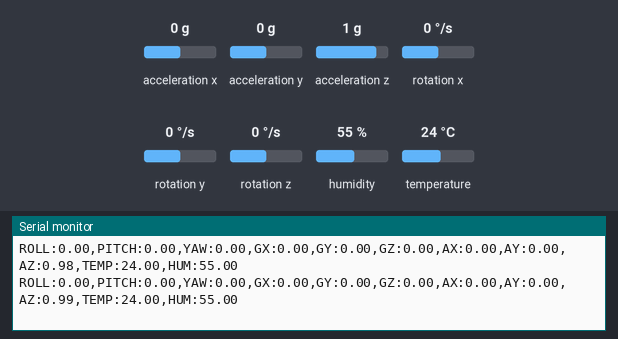
Recording of a sketch running on a simulated ESP32. Parts: the last lines printed to the serial monitor. Wiring (inferred from the names in the program): MPU-6050 motion sensor at I2C address 0x68. Inputs (shaded band) come from the test bench; at power-on: acceleration y 0 g, temperature 24 °C, acceleration x 0 g, acceleration z 1 g, rotation x 0 °/s, rotation y 0 °/s, rotation z 0 °/s, humidity 55 %.

Above: at 19.9 s.
20.0 s: acceleration y set to -1.4 g
At 21.1 s:
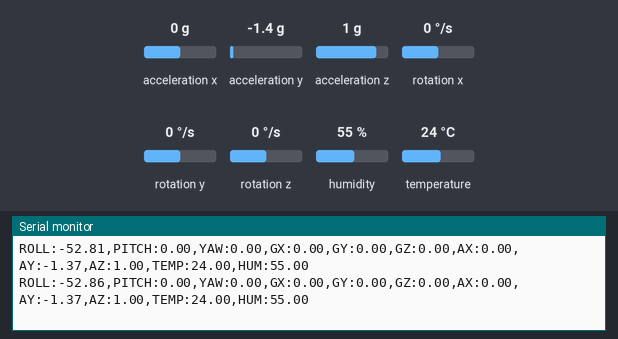
24.2 s: temperature set to 7 °C
At 25.1 s:
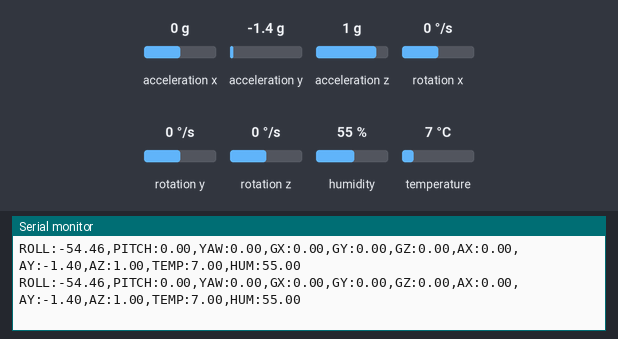
28.4 s: acceleration x set to -0.8 g
At 29.2 s:
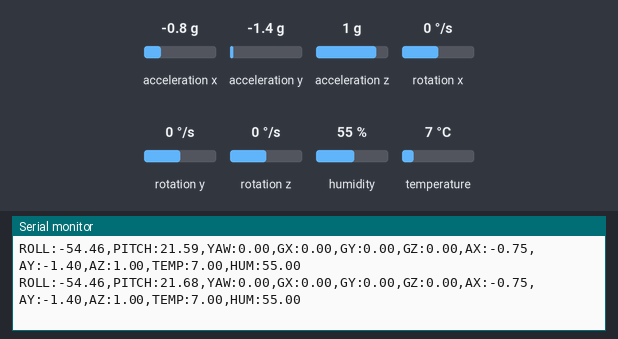
32.6 s: acceleration z set to -1.4 g
At 33.4 s:
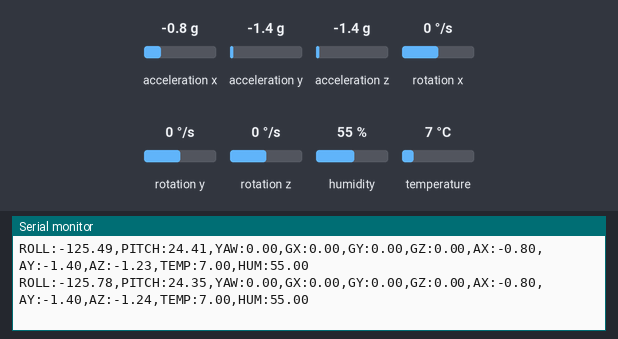
36.8 s: temperature set to 12 °C
At 37.8 s:
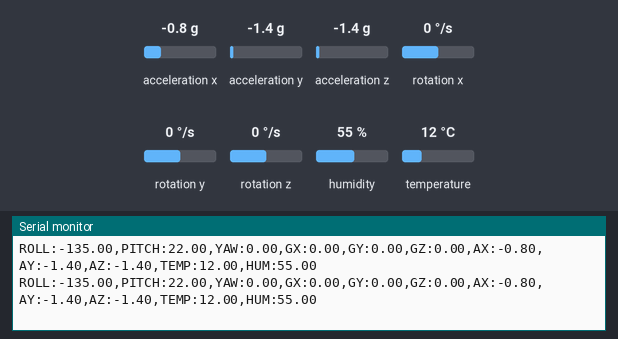
41.0 s: rotation x set to -192 °/s
Timing chart, 0 to 41.0 s (numbered marks = the images above; inputs shaded):
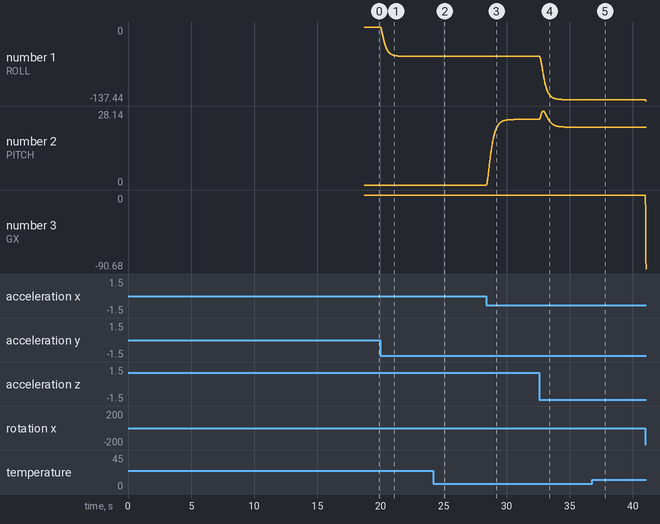

The sketch:

Code_F_Reparado_MPU6050_AM2302.ino
```cpp
#include <Wire.h>
#include <DHT.h>

//
//==================================================
// DHT22
//==================================================
//

#define DHTPIN 19
#define DHTTYPE DHT22

DHT dht(DHTPIN, DHTTYPE);

//
//==================================================
// MPU6050
//==================================================
//

#define MPU6050_ADDR 0x68

//
//==================================================
// RAW DATA
//==================================================
//

int16_t AcX, AcY, AcZ;
int16_t GyX, GyY, GyZ;

//
//==================================================
// ACCEL
//==================================================
//

float ax, ay, az;

//
//==================================================
// GYRO
//==================================================
//

float gx, gy, gz;

//
//==================================================
// FILTERED VALUES
//==================================================
//

float ax_f = 0;
float ay_f = 0;
float az_f = 0;

float gx_f = 0;
float gy_f = 0;
float gz_f = 0;

//
//==================================================
// OFFSETS
//==================================================
//

float gx_offset = 0;
float gy_offset = 0;
float gz_offset = 0;

//
//==================================================
// ORIENTATION
//==================================================
//

float roll = 0;
float pitch = 0;
float yaw = 0;

float yaw_filtered = 0;

//
//==================================================
// FILTERS
//==================================================
//

float alpha = 0.95;

float accelLowPass = 0.97;
float gyroLowPass  = 0.88;

float yawAlpha = 0.97;

//
//==================================================
// TIME
//==================================================
//

unsigned long prevTime = 0;

float dt = 0;

//
//==================================================
// DHT VARIABLES
//==================================================
//

float humidity = 0;
float temperature = 0;

//
//==================================================
// SETUP
//==================================================
//

void setup() {

  Serial.begin(115200);

  setupI2C();

  setupDHT();

  setupMPU();

  delay(1000);

  calibrateGyro();

  prevTime = micros();

  Serial.println("SYSTEM READY");
}

//
//==================================================
// LOOP
//==================================================
//

void loop() {

  //--------------------------------
  // TIME
  //--------------------------------

  updateDeltaTime();

  //--------------------------------
  // MPU6050
  //--------------------------------

  readMPU();

  processIMU();

  //--------------------------------
  // DHT22
  //--------------------------------

  readDHT();

  //--------------------------------
  // SERIAL
  //--------------------------------

  printAllData();
}

//
//==================================================
// SETUP I2C
//==================================================
//

void setupI2C() {

  Wire.begin(22, 21);

  Wire.setClock(400000);
}

//
//==================================================
// SETUP DHT
//==================================================
//

void setupDHT() {

  dht.begin();
}

//
//==================================================
// SETUP MPU6050
//==================================================
//

void setupMPU() {

  //--------------------------------
  // WAKE UP MPU
  //--------------------------------

  Wire.beginTransmission(MPU6050_ADDR);

  Wire.write(0x6B);

  Wire.write(0x00);

  Wire.endTransmission(true);

  //--------------------------------
  // GYRO ±250 deg/s
  //--------------------------------

  Wire.beginTransmission(MPU6050_ADDR);

  Wire.write(0x1B);

  Wire.write(0x00);

  Wire.endTransmission(true);

  //--------------------------------
  // ACCEL ±2g
  //--------------------------------

  Wire.beginTransmission(MPU6050_ADDR);

  Wire.write(0x1C);

  Wire.write(0x00);

  Wire.endTransmission(true);

  //--------------------------------
  // DLPF
  //--------------------------------

  Wire.beginTransmission(MPU6050_ADDR);

  Wire.write(0x1A);

  Wire.write(0x03);

  Wire.endTransmission(true);
}

//
//==================================================
// UPDATE DELTA TIME
//==================================================
//

void updateDeltaTime() {

  unsigned long currentTime = micros();

  dt =
      (currentTime - prevTime) /
      1000000.0;

  prevTime = currentTime;
}

//
//==================================================
// READ MPU6050
//==================================================
//

void readMPU() {

  Wire.beginTransmission(MPU6050_ADDR);

  Wire.write(0x3B);

  Wire.endTransmission(false);

  Wire.requestFrom(MPU6050_ADDR, 14, true);

  //--------------------------------
  // ACCEL
  //--------------------------------

  AcX = Wire.read() << 8 | Wire.read();
  AcY = Wire.read() << 8 | Wire.read();
  AcZ = Wire.read() << 8 | Wire.read();

  //--------------------------------
  // SKIP TEMP
  //--------------------------------

  Wire.read();
  Wire.read();

  //--------------------------------
  // GYRO
  //--------------------------------

  GyX = Wire.read() << 8 | Wire.read();
  GyY = Wire.read() << 8 | Wire.read();
  GyZ = Wire.read() << 8 | Wire.read();
}

//
//==================================================
// PROCESS IMU
//==================================================
//

void processIMU() {

  //--------------------------------
  // RAW TO REAL
  //--------------------------------

  convertRawData();

  //--------------------------------
  // LOW PASS FILTERS
  //--------------------------------

  applyFilters();

  //--------------------------------
  // ACCEL ANGLES
  //--------------------------------

  float accelRoll =
      atan2(ay_f, az_f) *
      180.0 / PI;

  float accelPitch =
      atan2(
          -ax_f,
          sqrt(
              ay_f * ay_f +
              az_f * az_f))
      * 180.0 / PI;

  //--------------------------------
  // GYRO INTEGRATION
  //--------------------------------

  integrateGyro();

  //--------------------------------
  // COMPLEMENTARY FILTER
  //--------------------------------

  applyComplementaryFilter(
      accelRoll,
      accelPitch);

  //--------------------------------
  // YAW FILTER
  //--------------------------------

  filterYaw();
}

//
//==================================================
// CONVERT RAW DATA
//==================================================
//

void convertRawData() {

  //--------------------------------
  // ACCEL
  //--------------------------------

  ax = AcX / 16384.0;
  ay = AcY / 16384.0;
  az = AcZ / 16384.0;

  //--------------------------------
  // GYRO
  //--------------------------------

  gx =
      (GyX - gx_offset) /
      131.0;

  gy =
      (GyY - gy_offset) /
      131.0;

  gz =
      (GyZ - gz_offset) /
      131.0;
}

//
//==================================================
// APPLY FILTERS
//==================================================
//

void applyFilters() {

  //--------------------------------
  // ACC FILTER
  //--------------------------------

  ax_f =
      accelLowPass * ax_f +
      (1 - accelLowPass) * ax;

  ay_f =
      accelLowPass * ay_f +
      (1 - accelLowPass) * ay;

  az_f =
      accelLowPass * az_f +
      (1 - accelLowPass) * az;

  //--------------------------------
  // GYRO FILTER
  //--------------------------------

  gx_f =
      gyroLowPass * gx_f +
      (1 - gyroLowPass) * gx;

  gy_f =
      gyroLowPass * gy_f +
      (1 - gyroLowPass) * gy;

  gz_f =
      gyroLowPass * gz_f +
      (1 - gyroLowPass) * gz;
}

//
//==================================================
// GYRO INTEGRATION
//==================================================
//

void integrateGyro() {

  roll += gx_f * dt;

  pitch += gy_f * dt;

  yaw += gz_f * dt;
}

//
//==================================================
// COMPLEMENTARY FILTER
//==================================================
//

void applyComplementaryFilter(
    float accelRoll,
    float accelPitch) {

  roll =
      alpha * roll +
      (1 - alpha) * accelRoll;

  pitch =
      alpha * pitch +
      (1 - alpha) * accelPitch;
}

//
//==================================================
// FILTER YAW
//==================================================
//

void filterYaw() {

  yaw_filtered =
      yawAlpha * yaw_filtered +
      (1 - yawAlpha) * yaw;
}

//
//==================================================
// CALIBRATE GYRO
//==================================================
//

void calibrateGyro() {

  long gx_sum = 0;
  long gy_sum = 0;
  long gz_sum = 0;

  const int samples = 5000;

  Serial.println("KEEP ROBOT STILL");

  delay(3000);

  //--------------------------------
  // DISCARD INITIAL DATA
  //--------------------------------

  for (int i = 0; i < 200; i++) {

    readRawGyro();

    delay(2);
  }

  //--------------------------------
  // CALIBRATION
  //--------------------------------

  Serial.println("CALIBRATING GYRO...");

  for (int i = 0; i < samples; i++) {

    readRawGyro();

    gx_sum += GyX;
    gy_sum += GyY;
    gz_sum += GyZ;

    delay(2);
  }

  //--------------------------------
  // OFFSETS
  //--------------------------------

  gx_offset =
      gx_sum / (float)samples;

  gy_offset =
      gy_sum / (float)samples;

  gz_offset =
      gz_sum / (float)samples;

  //--------------------------------
  // RESULTS
  //--------------------------------

  Serial.println("GYRO CALIBRATED");

  Serial.print("GX OFFSET: ");
  Serial.println(gx_offset);

  Serial.print("GY OFFSET: ");
  Serial.println(gy_offset);

  Serial.print("GZ OFFSET: ");
  Serial.println(gz_offset);
}

//
//==================================================
// READ RAW GYRO
//==================================================
//

void readRawGyro() {

  Wire.beginTransmission(MPU6050_ADDR);

  Wire.write(0x43);

  Wire.endTransmission(false);

  Wire.requestFrom(
      MPU6050_ADDR,
      6,
      true);

  GyX =
      Wire.read() << 8 |
      Wire.read();

  GyY =
      Wire.read() << 8 |
      Wire.read();

  GyZ =
      Wire.read() << 8 |
      Wire.read();
}

//
//==================================================
// READ DHT22
//==================================================
//

void readDHT() {

  humidity =
      dht.readHumidity();

  temperature =
      dht.readTemperature();
}

//
//==================================================
// PRINT ALL DATA
//==================================================
//

void printAllData() {

  //--------------------------------
  // ORIENTATION
  //--------------------------------

  Serial.print("ROLL:");
  Serial.print(roll);

  Serial.print(",");

  Serial.print("PITCH:");
  Serial.print(pitch);

  Serial.print(",");

  Serial.print("YAW:");
  Serial.print(yaw_filtered);

  Serial.print(",");

  //--------------------------------
  // GYRO
  //--------------------------------

  Serial.print("GX:");
  Serial.print(gx_f);

  Serial.print(",");

  Serial.print("GY:");
  Serial.print(gy_f);

  Serial.print(",");

  Serial.print("GZ:");
  Serial.print(gz_f);

  Serial.print(",");

  //--------------------------------
  // ACCEL
  //--------------------------------

  Serial.print("AX:");
  Serial.print(ax_f);

  Serial.print(",");

  Serial.print("AY:");
  Serial.print(ay_f);

  Serial.print(",");

  Serial.print("AZ:");
  Serial.print(az_f);

  Serial.print(",");

  //--------------------------------
  // DHT22
  //--------------------------------

  Serial.print("TEMP:");
  Serial.print(temperature);

  Serial.print(",");

  Serial.print("HUM:");
  Serial.println(humidity);
}
```

Measured:
- after the input at 20.0 s, the serial monitor: prints a new line at once (image 1)
- after the input at 24.2 s, the serial monitor: prints a new line after 0.56 s (image 2)
- after the input at 28.4 s, the serial monitor: prints a new line at once (image 3)
- after the input at 32.6 s, the serial monitor: prints a new line at once (image 4)
- plotted number 1: 0 → -54.46 after the input at 20.0 s, -54.46 → -135 after the input at 32.6 s, -135 → -136.72 after the input at 41.0 s
- plotted number 2: 0 → 24.94 after the input at 28.4 s, 24.94 → 22 after the input at 32.6 s
- plotted number 3: 0 → -76.86 after the input at 41.0 s
